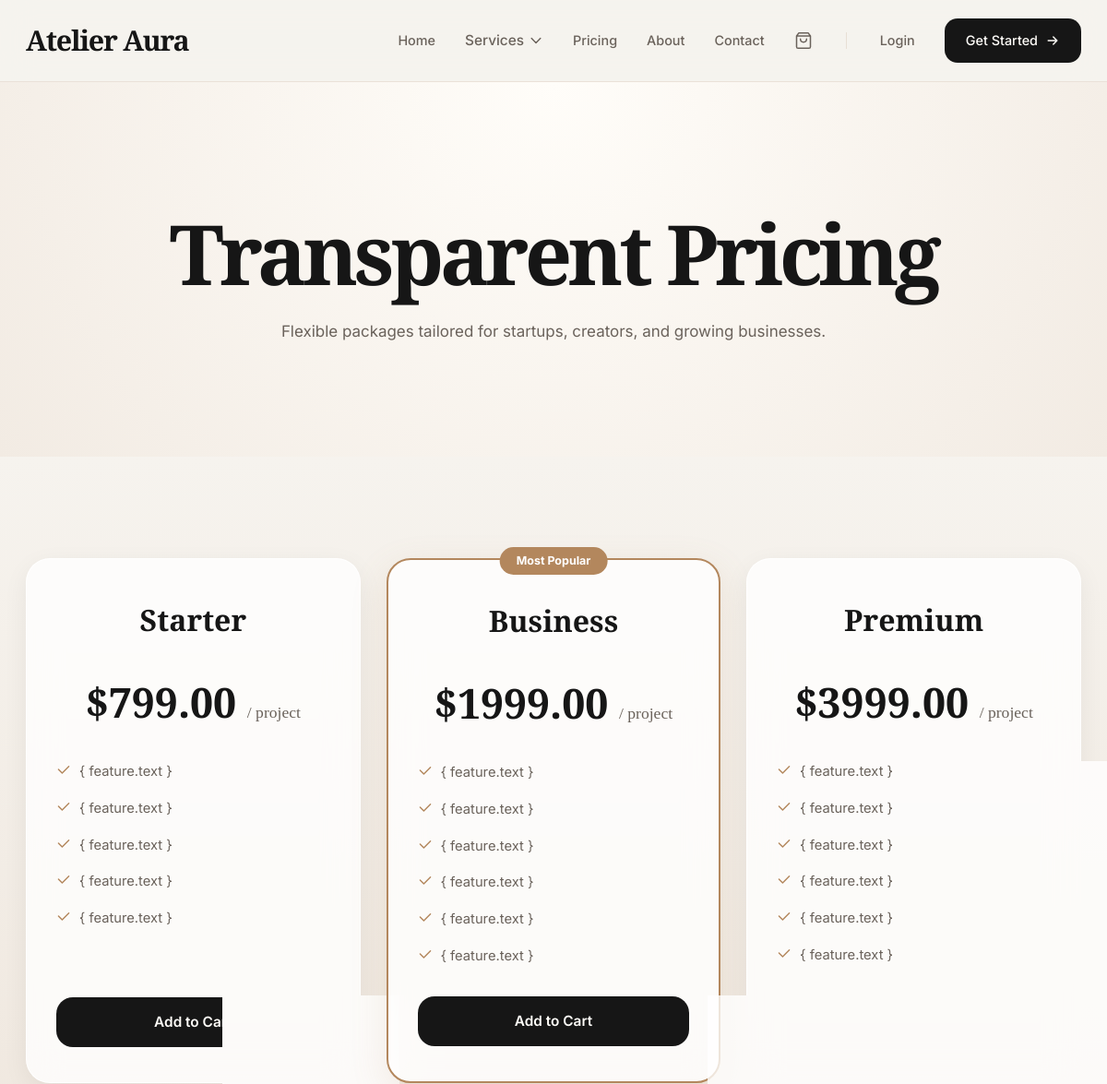
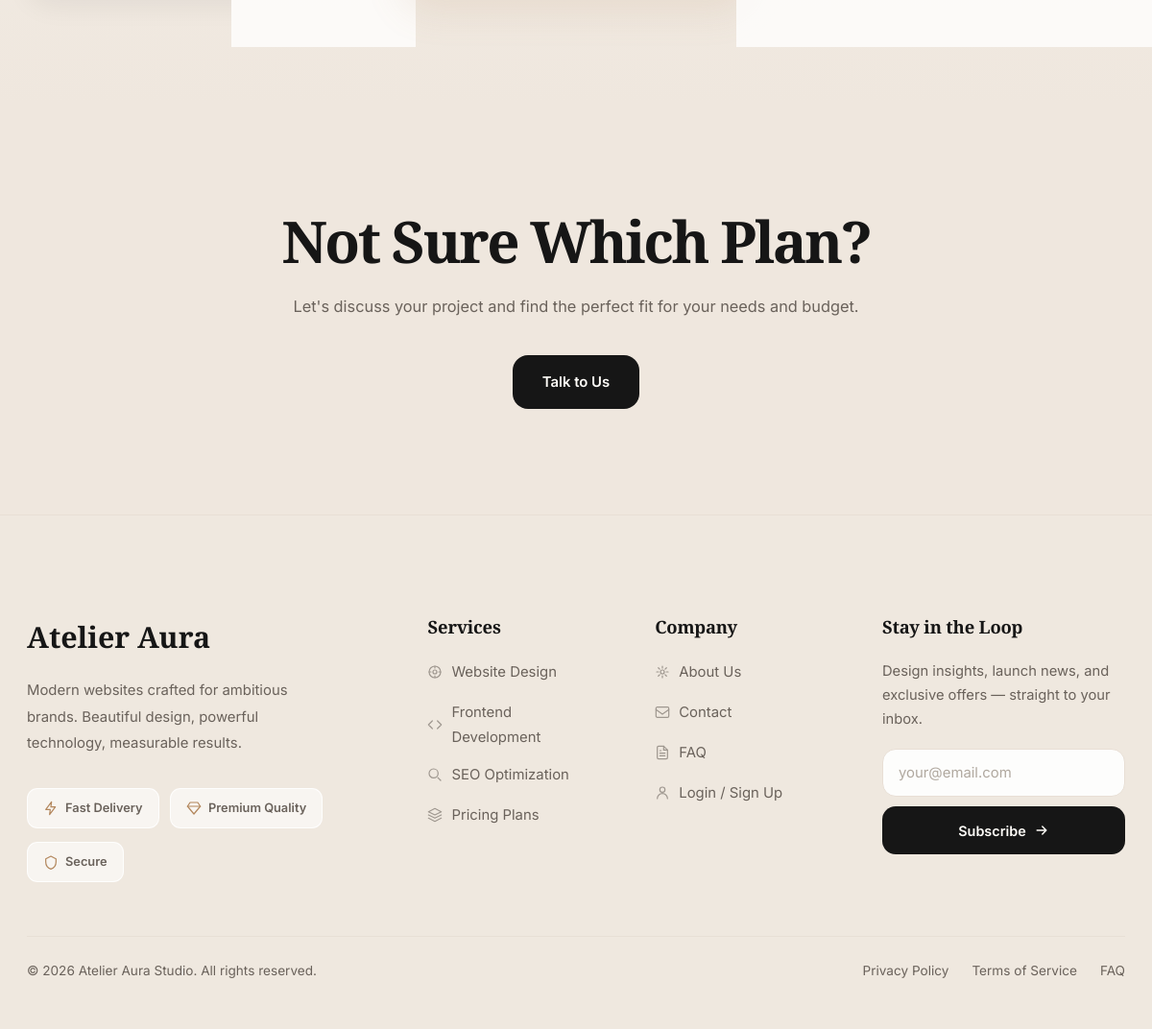
Page /shop/plans/ on the committed database (2 pictures, top to bottom).
### shop/models.py (models this page shows, shortened)
class Plan(models.Model):
    PLAN_CHOICES = [
        ('starter', 'Starter'),
        ('business', 'Business'),
        ('premium', 'Premium'),
    ]
    name = models.CharField(max_length=100)
    slug = models.SlugField(unique=True)
    plan_type = models.CharField(max_length=20, choices=PLAN_CHOICES)
    price = models.DecimalField(max_digits=10, decimal_places=2)
    description = models.TextField(blank=True)
    is_featured = models.BooleanField(default=False)
    is_active = models.BooleanField(default=True)
    order = models.PositiveIntegerField(default=0)
    class Meta:
        ordering = ['order', 'price']

class PlanFeature(models.Model):
    plan = models.ForeignKey(Plan, on_delete=models.CASCADE, related_name='features')
    text = models.CharField(max_length=200)
    order = models.PositiveIntegerField(default=0)
    class Meta:
        ordering = ['order']

### shop/views.py (the view)
# urls.py: path('plans/', views.plans, name='plans'),
def plans(request):
    all_plans = Plan.objects.filter(is_active=True).prefetch_related('features')
    return render(request, 'shop/plans.html', {'plans': all_plans})

### shop/context_processors.py (called while the page is built)
def cart_count(request):
    count = 0
    try:
        cart = _get_cart(request)
        if cart:
            count = cart.get_item_count()
    except Exception:
        pass
    return {'cart_count': count}

def _get_cart(request):
    if request.user.is_authenticated:
        cart = Cart.objects.filter(user=request.user).first()
    else:
        session_key = request.session.session_key
        if not session_key:
            return None
        cart = Cart.objects.filter(session_key=session_key, user=None).first()
    return cart

### shop/templates/shop/plans.html (shortened to what this page needs)
{% extends 'base.html' %}
{% load static %}
{% block extra_css %}
<link rel="stylesheet" href="{% static 'core/assets/css/home.css' %}">
{% endblock %}
{% block content %}
<section class="hero">
  <div class="container">
    <h1>Transparent Pricing</h1>
    <p>Flexible packages tailored for startups, creators, and growing businesses.</p>
  </div>
</section>
<section class="section pricing">
  <div class="container">
    {% if plans %}
    <div class="grid grid-3">
      {% for plan in plans %}
      <div class="pricing-card {% if plan.is_featured %}featured{% endif %}" style="position:relative;">
        {% if plan.is_featured %}<span class="featured-badge">Most Popular</span>{% endif %}
        <div>
          <h3>{{ plan.name }}</h3>
          <div class="plan-price">${{ plan.price }} <span>/ project</span></div>
          <ul>
            {% for feature in plan.features.all %}
            <li><svg class="icon icon-sm" aria-hidden="true" style="color:var(--accent);flex-shrink:0;margin-top:2px;"><use href="#icon-check"/></svg>{ feature.text }</li>
            {% endfor %}
          </ul>
        </div>
        <button class="add-cart-btn" data-plan-id="{{ plan.id }}" data-plan-name="{{ plan.name }}">
          Add to Cart
        </button>
      </div>
      {% endfor %}
    </div>
    {% else %}
    <div style="text-align:center; padding:60px 0; color:var(--text-secondary);">
      <p style="font-size:1.1rem;">Plans coming soon. <a href="{% url 'contact' %}" style="color:var(--accent); font-weight:600;">Contact us</a> for custom pricing.</p>
    </div>
    {% endif %}
  </div>
</section>
<section class="section home-cta">
  <div class="container">
    <h2>Not Sure Which Plan?</h2>
    <p>Let's discuss your project and find the perfect fit for your needs and budget.</p>
    <a href="{% url 'contact' %}" class="button">Talk to Us</a>
  </div>
</section>
{% endblock %}

### core/static/core/assets/css/base.css (style rules this page uses)
:root { --background: #f6f3ee; --surface: #fffdf9; --surface-alt: #f1ece6; --text-primary: #161616; --text-secondary: #6a625b; --border: #e8dfd5; --accent: #b3875d; --accent-hover: #8e6847; --shadow: rgba(22,22,22,.08); --hero-gradient: radial-gradient(circle at top,#fffdf9 0%,#f2ebe3 100%); --radius-sm: 14px; --radius-md: 22px; --radius-lg: 32px; --container: 1240px; --transition: all .3s ease; }
* { margin:0;padding:0;box-sizing:border-box; }
html { scroll-behavior:smooth;scrollbar-color:#b3875d #efe8df;scrollbar-width:thin; }
body { background:var(--background);color:var(--text-primary); font-family:'Inter',sans-serif;line-height:1.75;overflow-x:hidden; }
a { text-decoration:none;color:inherit; }
button,input,textarea,select { font-family:inherit; }
.container { width:100%;max-width:var(--container); margin:0 auto;padding-inline:28px; }
.hero { padding:140px 0 120px; background:var(--hero-gradient); text-align:center; }
.hero h1,.hero h2 { font-family:'Cormorant Garamond',serif; font-size:clamp(3.2rem,7.5vw,5.8rem); line-height:1;letter-spacing:-.05em; max-width:900px;margin:0 auto 26px; color:var(--text-primary); }
.hero p { max-width:680px;margin:0 auto; color:var(--text-secondary);font-size:1.06rem; }
.section { padding:110px 0; }
.section h2 { font-family:'Cormorant Garamond',serif; font-size:clamp(2.6rem,5vw,3.8rem); line-height:1.08;letter-spacing:-.04em; margin-bottom:24px;color:var(--text-primary); }
.section p { color:var(--text-secondary); }
.btn,.button { display:inline-flex;align-items:center;justify-content:center; gap:8px;margin-top:36px;min-height:56px; padding:14px 30px;border-radius:16px; background:var(--text-primary);color:var(--surface); font-weight:600;font-size:.93rem; border:1.5px solid transparent; transition:var(--transition);cursor:pointer; white-space:nowrap; }
.card,.pricing-card,.contact-form { background:rgba(255,255,255,.78); backdrop-filter:blur(18px); border:1px solid rgba(255,255,255,.88); box-shadow:0 8px 28px rgba(22,22,22,.06); }
.card,.pricing-card { border-radius:26px; }
.grid { display:grid;gap:28px; }
.grid-3 { grid-template-columns:repeat(3,1fr); }
.pricing-card { padding:38px 32px;border-radius:26px; display:flex;flex-direction:column;justify-content:space-between; }
.pricing-card h3 { font-family:'Cormorant Garamond',serif; font-size:2rem;margin-bottom:22px;color:var(--text-primary); }
.pricing-card ul { display:flex;flex-direction:column;gap:14px; list-style:none;margin-bottom:30px; }
.pricing-card li { display:flex;align-items:center; color:var(--text-secondary);font-size:.92rem; }
.pricing-card.featured { border:2px solid var(--accent); box-shadow:0 12px 40px rgba(179,135,93,.14); }

### core/static/core/assets/css/home.css (style rules this page uses)
.home-services,.pricing,.home-cta { text-align:center; }
.services-intro,.pricing-desc,.home-cta p { max-width:680px;margin:0 auto; color:var(--text-secondary);font-size:1.02rem; }
.pricing { padding:110px 0; background:linear-gradient(to bottom,#f6f3ee,#efe7de); }
.home-cta { padding:110px 0; background:#efe7de; }
.home-cta h2,.home-services h2,.pricing h2 { font-family:'Cormorant Garamond',serif; font-size:clamp(2.6rem,5vw,4rem); line-height:1.08;letter-spacing:-.04em; margin-bottom:22px;color:var(--text-primary); }

### shop/templates/shop/plans.html (style rules this page uses)
.plan-price { font-size:2.8rem; font-family:'Cormorant Garamond',serif; font-weight:700; color:var(--text-primary); margin:16px 0 24px; }
.plan-price span { font-size:1.1rem; font-weight:400; color:var(--text-secondary); }
.pricing-card li { display:flex; align-items:flex-start; gap:9px; }
.pricing-card.featured { border:2px solid var(--accent); position:relative; }
.featured-badge { position:absolute; top:-14px; left:50%; transform:translateX(-50%); background:var(--accent); color:#fff; font-size:.78rem; font-weight:700; padding:4px 18px; border-radius:999px; white-space:nowrap; }
.add-cart-btn { width:100%; min-height:54px; border-radius:18px; border:none; background:var(--text-primary); color:var(--surface); font-weight:600; font-size:.96rem; cursor:pointer; transition:var(--transition); margin-top:auto; }

### templates/base.html (style rules this page uses)
.icon { display:inline-block; width:1em; height:1em; stroke:currentColor; fill:none; vertical-align:middle; flex-shrink:0; }
.icon-sm { width:16px; height:16px; }

### rows in the picture
Plan: name "Starter", price "799.00"
Plan: is_featured "Most Popular", name "Business", price "1999.00"
Plan: name "Premium", price "3999.00"
